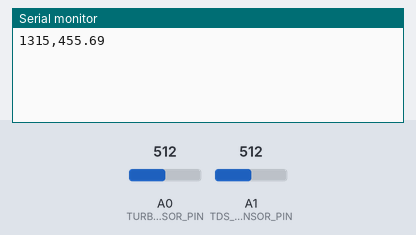
A sketch run on a simulated Arduino Uno, built with avr-gcc and run on an emulated ATmega328P. Parts: the last lines printed to the serial monitor. The inputs (shaded band) are chosen by the test bench; at power-on: A0 (TURBIDITY_SENSOR_PIN) = 512, A1 (TDS_SENSOR_PIN) = 512.

Above: at 1.2 s.
1.3 s: A0 (TURBIDITY_SENSOR_PIN) set to 716
At 2.6 s:
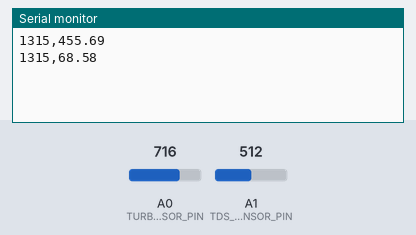
2.8 s: A1 (TDS_SENSOR_PIN) set to 716
At 3.8 s:
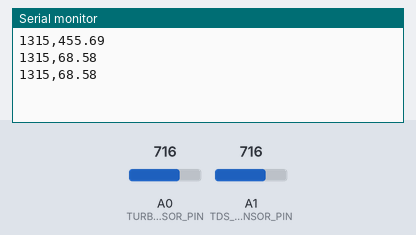
4.3 s: A0 (TURBIDITY_SENSOR_PIN) set to 900
At 5.6 s:
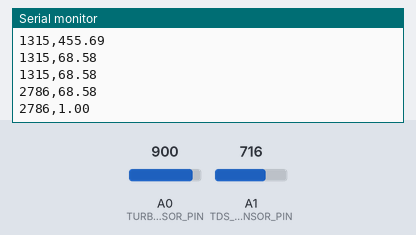
5.8 s: A1 (TDS_SENSOR_PIN) set to 900
At 6.6 s:
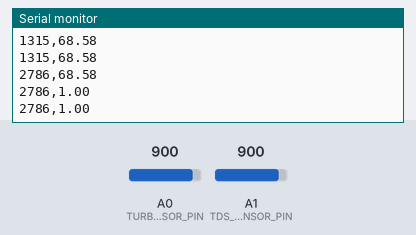
Timing chart, 0 to 8.3 s (numbered marks = the images above; inputs shaded):
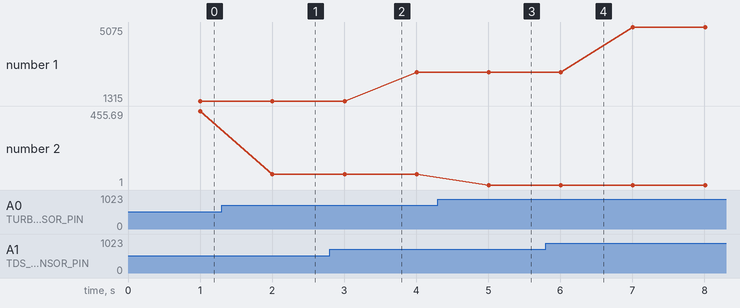

The sketch:

final.ino
```cpp
/*
  Combined TDS and Turbidity Sensor Program
  - Reads a TDS sensor on pin A1 and a Turbidity sensor on pin A0.
  - Calculates TDS in PPM and Turbidity in NTU.
  - Sends the data as a comma-separated string "TDS,NTU" every second.
*/

// --- Pin Definitions ---
#define TDS_SENSOR_PIN A1
#define TURBIDITY_SENSOR_PIN A0

// --- General Settings ---
#define VREF 5.0 // Voltage reference for Arduino ADC

// --- TDS Sensor Specific Variables ---
#define SCOUNT 30 // Number of samples for TDS averaging
int analogBuffer[SCOUNT];
int analogBufferIndex = 0;

// --- Turbidity Sensor Specific Variables ---
// Calibrated values for your specific turbidity sensor
const float VOLTAGE_CLEAR = 3.670;
const float NTU_CLEAR = 1.0;
const float VOLTAGE_TURBID = 2.0;
const float NTU_TURBID = 650.0;

// Helper function to map float values (used by turbidity sensor)
float fmap(float x, float in_min, float in_max, float out_min, float out_max) {
  return (x - in_min) * (out_max - out_min) / (in_max - in_min) + out_min;
}

void setup() {
  Serial.begin(9600);
  pinMode(TDS_SENSOR_PIN, INPUT);
}

void loop() {
  // === Non-blocking Timers using millis() ===
  static unsigned long tdsSampleTime = millis();
  static unsigned long mainPrintTime = millis();

  // 1. Take a TDS sample every 40ms to fill its buffer
  if (millis() - tdsSampleTime > 40U) {
    tdsSampleTime = millis();
    analogBuffer[analogBufferIndex++] = analogRead(TDS_SENSOR_PIN);
    if (analogBufferIndex == SCOUNT) {
      analogBufferIndex = 0;
    }
  }

  // 2. Calculate and print all sensor data every 1000ms (1 second)
  if (millis() - mainPrintTime > 1000U) {
    mainPrintTime = millis();

    // --- A: Calculate TDS Value ---
    // Create a temporary sorted buffer to remove outliers
    int tempBuffer[SCOUNT];
    for (int i = 0; i < SCOUNT; i++) tempBuffer[i] = analogBuffer[i];
    for (int i = 0; i < SCOUNT - 1; i++) {
      for (int j = 0; j < SCOUNT - i - 1; j++) {
        if (tempBuffer[j] > tempBuffer[j + 1]) {
          int temp = tempBuffer[j];
          tempBuffer[j] = tempBuffer[j + 1];
          tempBuffer[j + 1] = temp;
        }
      }
    }
    // Average the middle 50% of readings
    unsigned long avgValue = 0;
    for (int i = SCOUNT / 4; i < SCOUNT * 3 / 4; i++) {
      avgValue += tempBuffer[i];
    }
    float averageAnalog = (float)avgValue / (SCOUNT / 2);
    float averageVoltage = averageAnalog * VREF / 1024.0;
    // Temperature compensation is hardcoded to 25°C
    float compensationCoefficient = 1.0 + 0.02 * (25.0 - 25.0);
    float compensationVoltage = averageVoltage / compensationCoefficient;
    float tdsValue = (133.42 * pow(compensationVoltage, 3) - 255.86 * pow(compensationVoltage, 2) + 857.39 * compensationVoltage) * 0.5;

    // --- B: Calculate Turbidity (NTU) Value ---
    int turbidityAnalogVal = analogRead(TURBIDITY_SENSOR_PIN);
    float turbidityVoltage = turbidityAnalogVal * (VREF / 1024.0);
    float ntuValue = fmap(turbidityVoltage, VOLTAGE_CLEAR, VOLTAGE_TURBID, NTU_CLEAR, NTU_TURBID);
    ntuValue = constrain(ntuValue, NTU_CLEAR, NTU_TURBID); // Ensure value is within calibrated range

    // --- C: Send final data to Python ---
    // Format: "TDS,NTU"
    Serial.print(tdsValue, 0); // Print TDS as a whole number
    Serial.print(",");
    Serial.println(ntuValue, 2); // Print NTU as a whole number and add newline
  }
}
```

Measured:
- after the input at 1.3 s, the serial monitor: prints a new line after 0.70 s (image 1)
- after the input at 4.3 s, the serial monitor: prints a new line after 0.71 s (image 3)
- plotted number 1: 1315 → 2786 after the input at 2.8 s, 2786 → 5075 after the input at 5.8 s
- plotted number 2: 455.69 → 68.58 after the input at 1.3 s, 68.58 → 1 after the input at 4.3 s
